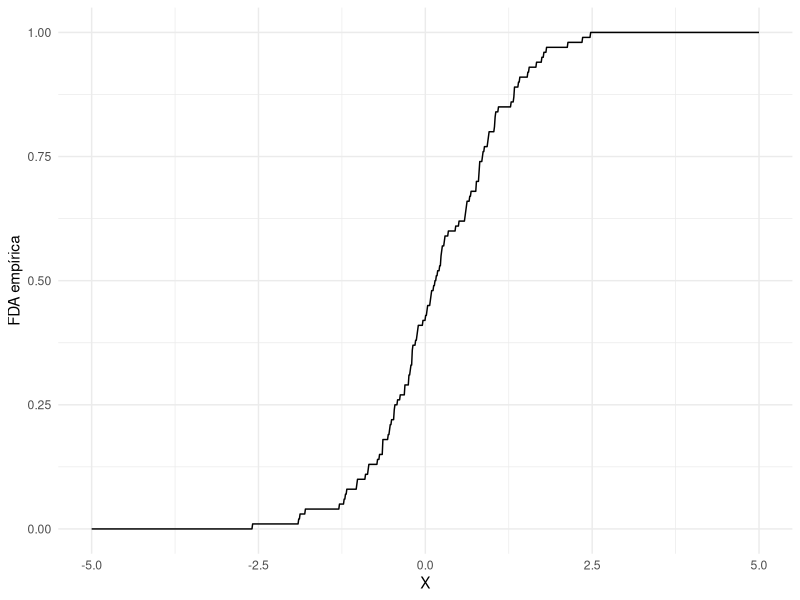
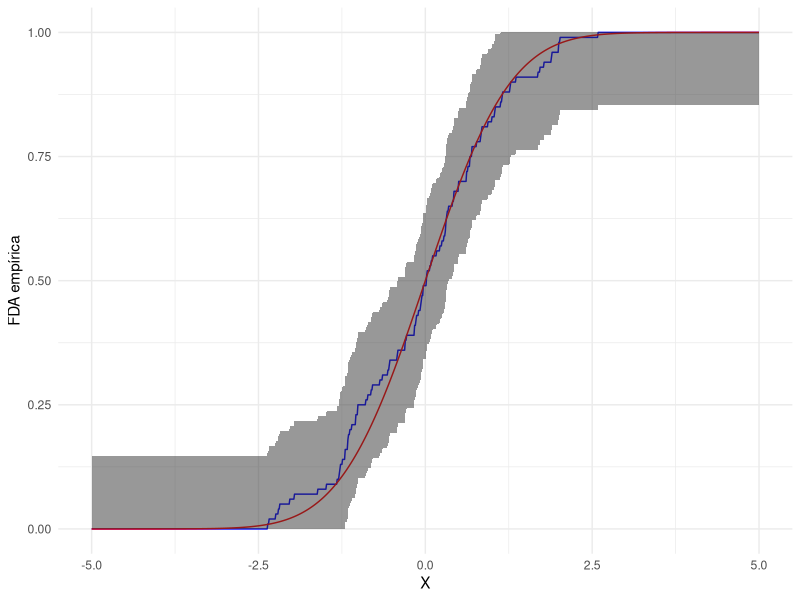

Write the R code that produced these figures, in order.
## ---- chunk 1
knitr::opts_chunk$set(echo = TRUE)
library(readxl)
library(writexl)
library(tidyverse)
## ---- chunk 2
fda_empirica <- function(amostra) {
  \(x) seq_along(x) |> map_dbl(\(i) (amostra <= x[i]) |> mean())
}

amostra <- rnorm(100)
fda <- fda_empirica(amostra)
x <- seq(from = -5, to = 5, length.out = 1000)
dados <- tibble(x = x, y = fda(x))

ggplot(dados) +
  theme_minimal() +
  geom_line(aes(x = x, y = y)) +
  labs(x = "X", y = "FDA empírica")
## ---- chunk 3
fda_empirica_2 <- function(amostra, sig_level = 0.05) {
   \(x) {
     Fn <- seq_along(x) |> map_dbl(\(i) (amostra <= x[i]) |> mean())
     en <- sqrt(log2(sig_level) / (-2 * length(amostra)))
     list(est = Fn,
          lower = Fn |> map_dbl(\(Fn) max(Fn - en, 0)),
          upper = Fn |> map_dbl(\(Fn) min(Fn + en, 1)))
   }
}
amostra <- rnorm(100)
fda <- fda_empirica_2(amostra)
x <- seq(from = -5, to = 5, by = 0.01)
y <- fda(x)
dados <- tibble(x = x, est = y$est, lower_ic = y$lower, upper_ci = y$upper,
                fda = pnorm(x))
ggplot(dados, mapping = aes(x = x)) +
  theme_minimal() +
  geom_line(aes(y = est), color = "blue") +
  geom_line(aes(y = fda), color = "red") +
  geom_ribbon(aes(ymin = lower_ic, ymax = upper_ci), alpha = 0.5) +
  labs(x = "X", y = "FDA empírica")
## ---- chunk 4
amostra <- rnorm(1000)
media_hat <- seq_along(amostra) |>
  map_dbl(\(i) amostra[i] / length(amostra)) |>
  sum()
media_hat
## ---- chunk 5
amostra <- rnorm(1000, mean = 1)
var_hat <- seq_along(amostra) |> 
  map_dbl(\(i) (amostra[i] - 1)^2 / length(amostra)) |> 
  sum()
var_hat
